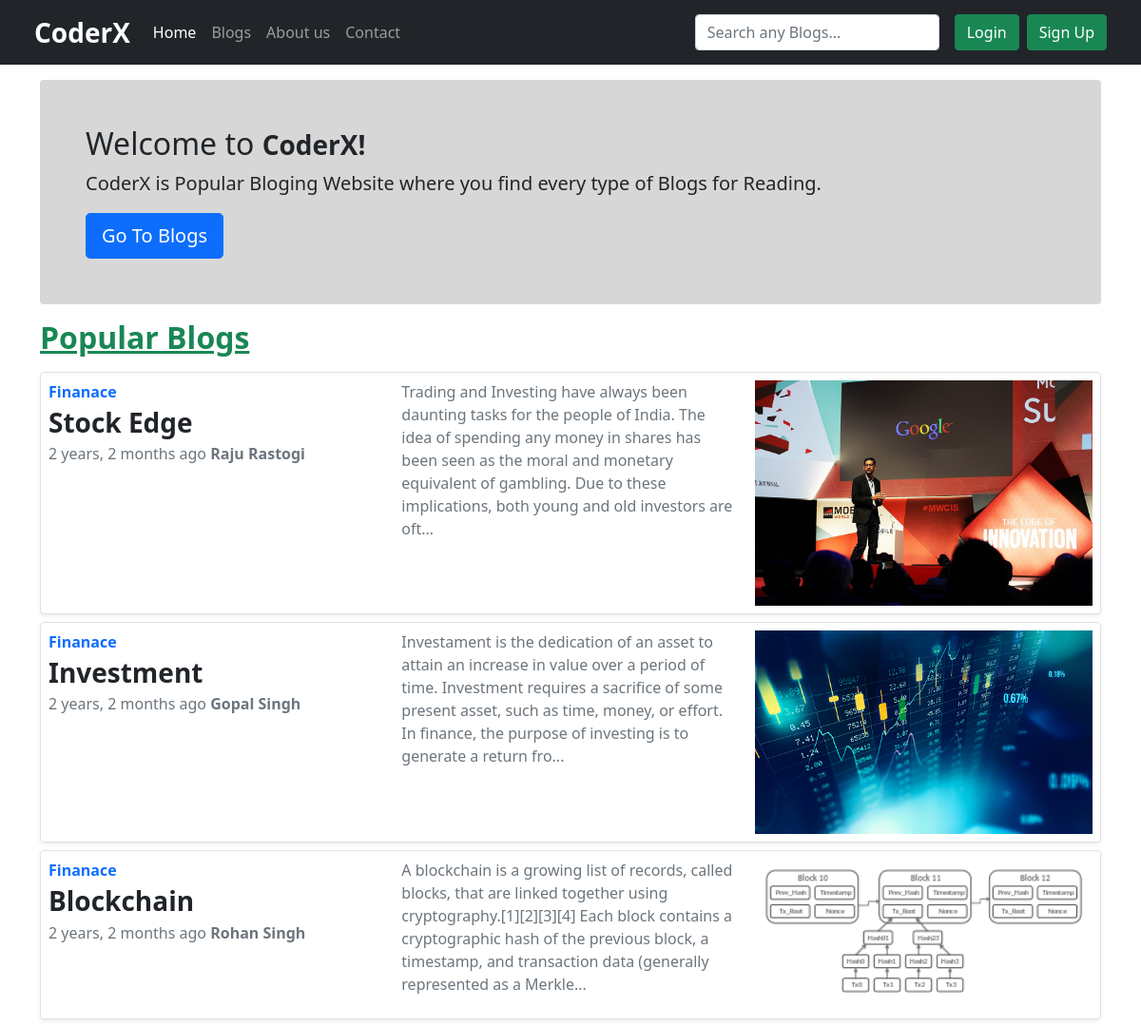
The page / on the database its author committed.
### coder/models.py (models this page shows, shortened)
class myPost(models.Model):
	sno = models.AutoField(primary_key=True)
	title = models.CharField(max_length=200)
	slug = models.CharField(max_length=100)
	content = models.TextField()
	author = models.CharField(max_length=50)
	category = models.CharField(max_length=50)
	postDate = models.DateTimeField(max_length=40)
	postViews = models.IntegerField(default=0)
	thumbnail = models.ImageField(upload_to='blog/thumnail/',max_length=100,default='',null=True)

### coder/views.py (the view)
# urls.py: path('', views.index,name='home'),
def index(request):
	allPost = list(myPost.objects.all())
	top3Post = []
	for i in range(3):
		mostview = 0
		blogPost=""
		for post in allPost:
			if post.postViews > mostview:
				mostview = post.postViews
				blogPost=post
		top3Post.append(blogPost)
		allPost.remove(blogPost)
	params = {'user':request.user,"posts":top3Post}
	return render(request,'index.html', params)

### templates/index.html (shortened to what this page needs)
{% extends 'layout.html' %}
{% block body %}
<div class="container">
    <div class="bg-light p-5 rounded mt-3" style="background-color: #d7d7d7 !important;">
        <h2>Welcome to <span class="fs-3 fw-bold">CoderX!</span></h2>
        <p class="lead">CoderX is Popular Bloging Website where you find every type of Blogs for Reading.</p>
        <a class="btn btn-lg btn-primary" href="/blogs-list" role="button">Go To Blogs</a>
    </div>
    <h2 class="my-3 fw-bold text-success text-decoration-underline">Popular Blogs</h2>
    <div class="col-md-12">
        {% load humanize %}
        {% for post in posts %}
        <div class="row g-0 border rounded overflow-hidden flex-md-row mb-2 shadow-sm h-md-250 position-relative">
            <div class="col-md-4 p-2 d-flex flex-column position-static">
                <strong class="d-inline-block mb-1 text-primary">{{post.category}}</strong>
                <a href="blog/{{post.slug}}" class="text-decoration-none stretched-link">
                    <h3 class="mb-0 fw-bold text-dark">{{post.title}}</h3>
                </a>
                <div class="my-1 text-muted fs-6">{{post.postDate|naturaltime}} <b>{{post.author}}</b></div>
            </div>
            <div class="col-md-4 p-2 d-flex flex-column position-static">
                <div class="card-text mb-auto text-muted">{{post.content|slice:250|safe}}...</div>
            </div>
            <div class="col-md-4 p-2 d-flex flex-column position-static">
                <img src="media/{{post.thumbnail}}">
            </div>
        </div>
        {% endfor %}
    </div>
</div>
{% endblock %}

### templates/layout.html (shortened to what this page needs)
<!doctype html>
<html lang="en">
<head>
    <link href="https://cdn.jsdelivr.net/npm/bootstrap@5.0.2/dist/css/bootstrap.min.css" rel="stylesheet">
</head>
<body>
    <nav class="navbar navbar-expand-lg navbar-dark bg-dark px-4">
        <div class="container-fluid">
            <a class="navbar-brand fs-3 fw-bold" href="/">CoderX</a>
            <div class="collapse navbar-collapse" id="navbarSupportedContent">
                <ul class="navbar-nav me-auto mb-2 mb-lg-0">
                    <li class="nav-item">
                        <a class="nav-link active" aria-current="page" href="/">Home</a>
                    </li>
                    <li class="nav-item">
                        <a class="nav-link" href="/blogs-list">Blogs</a>
                    </li>
                    <li class="nav-item">
                        <a class="nav-link" href="/about">About us</a>
                    </li>
                    <li class="nav-item">
                        <a class="nav-link" href="/contact">Contact</a>
                    </li>
                </ul>
                <form class="d-flex" action="/search" method="post">{% csrf_token %}
                    <input class="form-control me-2" type="search" name="searchText" placeholder="Search any Blogs...">
                </form>
                {% if user.is_authenticated %}
                <div class="dropdown">
                    <p class="dropdown-toggle text-white my-1 text-capitalize" id="dropdownLogout" data-bs-toggle="dropdown" aria-expanded="false" style="cursor: pointer;">
                        Welcome, {{user}}
                    </p>
                    <ul class="dropdown-menu dropdown-menu-dark" aria-labelledby="dropdownLogout">
                        <li><a class="dropdown-item active" href="/logout">Logout</a></li>
                    </ul>
                </div>
                {% else %}
                <button class="btn btn-success mx-2" data-bs-toggle="modal" data-bs-target="#Login">Login</button>
                <button class="btn btn-success" data-bs-toggle="modal" data-bs-target="#Signup">Sign Up</button>
                {% endif %}
            </div>
        </div>
    </nav>
    {% block body %}{% endblock %}
</body>
</html>

### rows shown on the page
myPost: category "Finanace", title "Stock Edge", postDate "2 years, 2 months ago", author "Raju Rastogi", content "Trading and Investing have always been daunting tasks for the people of India. The idea of spending any money in shares has been seen as the moral and monetary equivalent of gambling. Due to these implications, both young and old investors are oft", thumbnail (picture)
myPost: category "Finanace", title "Investment", postDate "2 years, 2 months ago", author "Gopal Singh", content "Investament is the dedication of an asset to attain an increase in value over a period of time. Investment requires a sacrifice of some present asset, such as time, money, or effort. In finance, the purpose of investing is to generate a return fro", thumbnail (picture)
myPost: category "Finanace", title "Blockchain", postDate "2 years, 2 months ago", author "Rohan Singh", content "A blockchain is a growing list of records, called blocks, that are linked together using cryptography.[1][2][3][4] Each block contains a cryptographic hash of the previous block, a timestamp, and transaction data (generally represented as a Merkle", thumbnail (picture)
